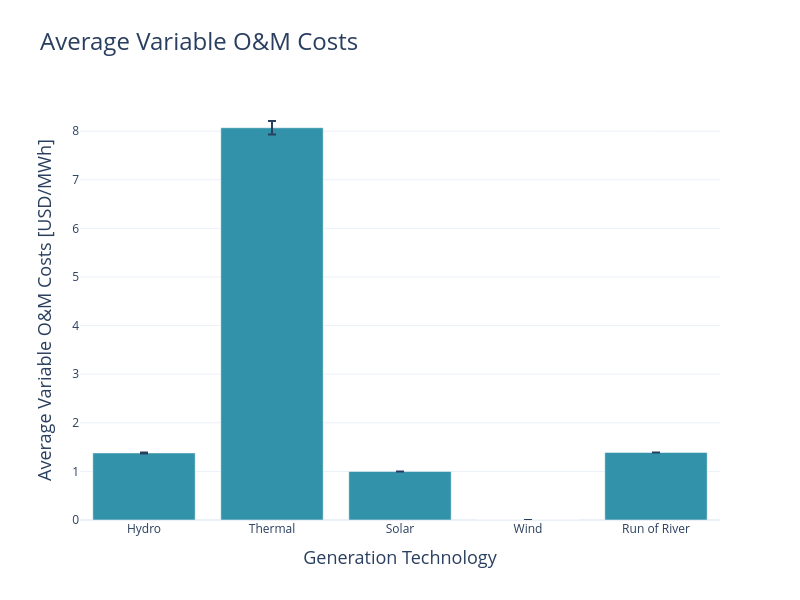

Source (notebook cell):
### Code cell
# Calculate mean and standard error
gen_variable_om = gen_costs.groupby('gen_tech')['gen_variable_om'].agg(['mean', 'sem']).reset_index()
gen_variable_om = gen_variable_om.rename(columns={'mean': 'gen_variable_om', 'sem': 'error'})
# Apply desired order
gen_variable_om['gen_tech'] = pd.Categorical(gen_variable_om['gen_tech'], categories=tech_order, ordered=True)
gen_variable_om = gen_variable_om.sort_values('gen_tech')
# Plot
fig = go.Figure()
fig.add_trace(go.Bar(
    x=gen_variable_om['gen_tech'], y=gen_variable_om['gen_variable_om'],
    error_y=dict(type='data', array=gen_variable_om['error']),
    marker_color=colors[0]
))
fig.update_layout(
    height=12*50, width=16*50, template='plotly_white',
    title=dict(text='Average Variable O&M Costs', font=dict(size=24)),
    xaxis_title='Generation Technology',
    yaxis_title='Average Variable O&M Costs [USD/MWh]',
    xaxis=dict(title_font=dict(size=18), categoryorder='array', categoryarray=tech_order),
    yaxis=dict(title_font=dict(size=18))
)
fig.write_image("../images/Average Variable O&M Costs.png")
fig.show()

### Figure 1 — Plotly figure (JSON) as saved in the notebook; plotly's stock layout.template omitted (floating-point values rounded to 4 significant figures)
{"data": [{"error_y": {"array": [0.01061, 0.139, 0, 0, 0], "type": "data"}, "marker": {"color": "#3292A9"}, "type": "bar", "x": ["Hydro", "Thermal", "Solar", "Wind", "Run of River"], "y": [1.379, 8.071, 1, 0, 1.39]}], "layout": {"height": 600, "title": {"font": {"size": 24}, "text": "Average Variable O&M Costs"}, "width": 800, "xaxis": {"categoryarray": ["Hydro", "Thermal", "Solar", "Wind", "Run of River"], "categoryorder": "array", "title": {"font": {"size": 18}, "text": "Generation Technology"}}, "yaxis": {"title": {"font": {"size": 18}, "text": "Average Variable O&M Costs [USD/MWh]"}}}}
